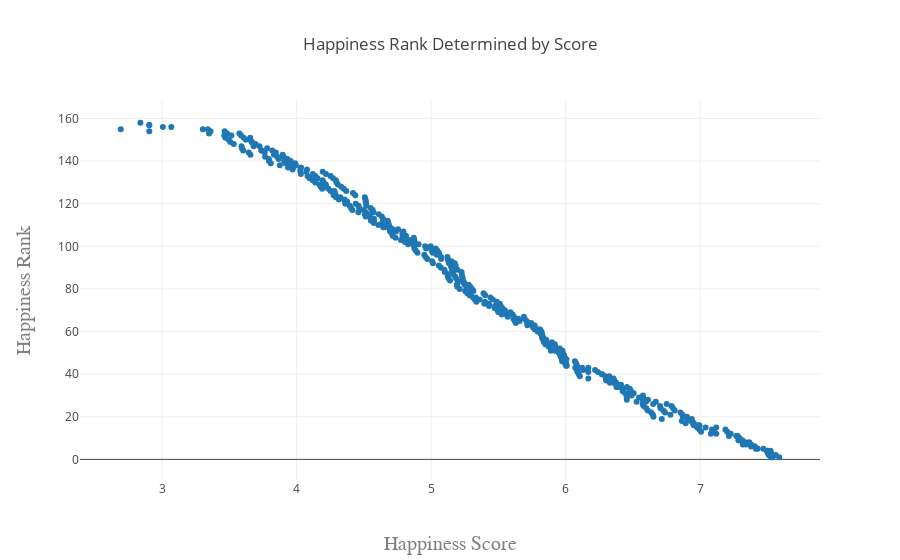

Notebook source saved alongside this figure:
### Code cell
trace4 = go.Scatter(
    x = happiness.Happiness_Score,
    y = happiness.Happiness_Rank,
    mode ='markers'
)
data4 =[trace4]
layout = go.Layout(
     title='Happiness Rank Determined by Score',
    xaxis=dict(
        title= 'Happiness Score',
        titlefont=dict(
            family='Corier New, monospace',
            size=20,
            color='#7f7f7f'
        )
    ),
    yaxis=dict(
        title='Happiness Rank',
        titlefont=dict(
           family='Courier New, monospace',
           size=20,
           color='#7f7f7f'
        )
    )
)
fig4=go.Figure(data=data4, layout=layout)
iplot(fig4)

### Figure 1 — Plotly figure (JSON) as saved in the notebook; plotly's stock layout.template omitted (floating-point values rounded to 4 significant figures; data arrays with more than 128 entries replaced by an {"elided": "..."} marker saying what was removed)
{"data": [{"mode": "markers", "type": "scatter", "uid": "fc6aca1f-2059-4128-902c-97205528385a", "x": {"elided": "470 float values"}, "y": {"elided": "470 int values"}}], "layout": {"title": {"text": "Happiness Rank Determined by Score"}, "xaxis": {"title": {"font": {"color": "#7f7f7f", "family": "Corier New, monospace", "size": 20}, "text": "Happiness Score"}}, "yaxis": {"title": {"font": {"color": "#7f7f7f", "family": "Courier New, monospace", "size": 20}, "text": "Happiness Rank"}}}}
